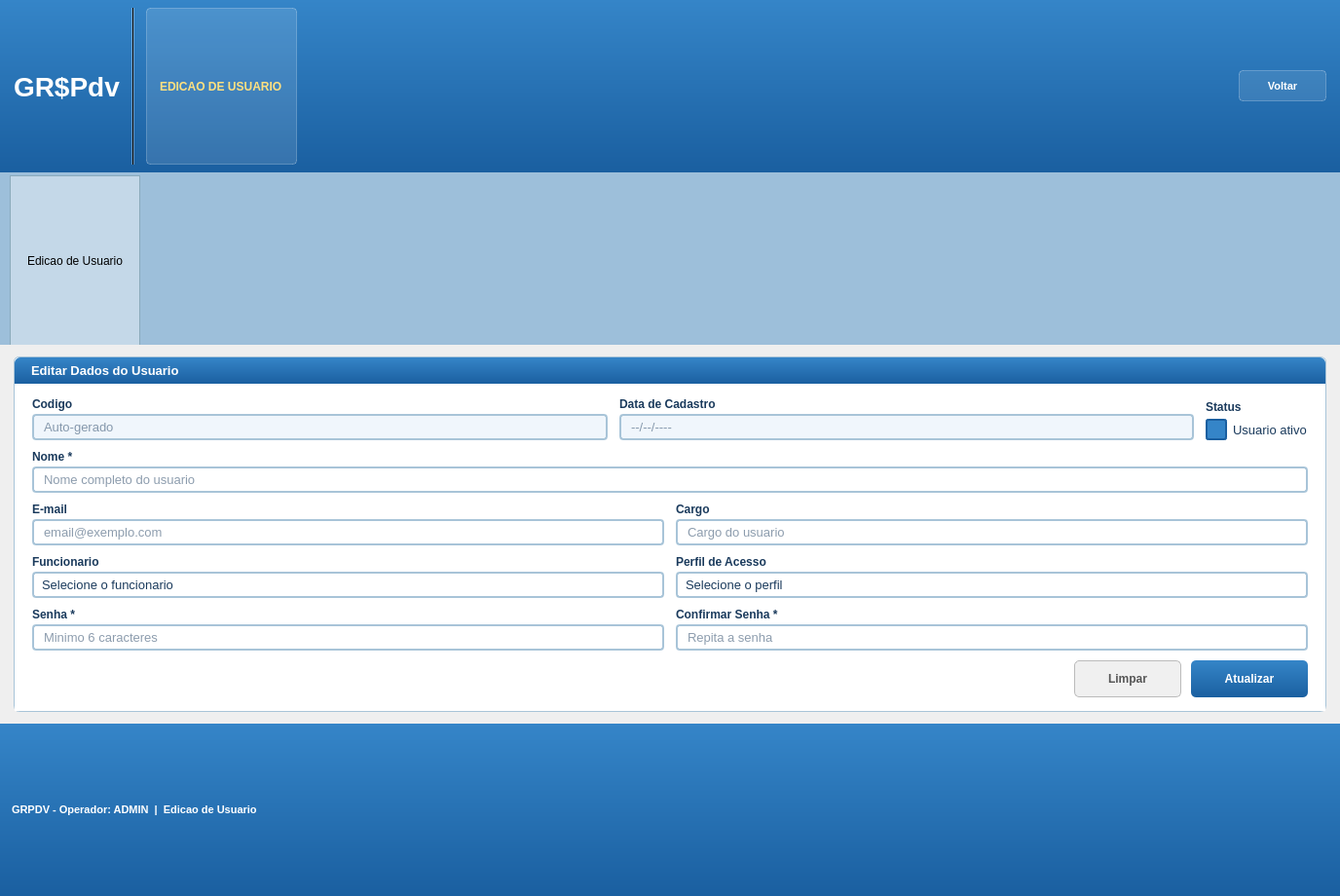
<?xml version="1.0" encoding="UTF-8"?>
<ui version="4.0">
 <class>CadastroUsuario</class>
 <widget class="QWidget" name="CadastroUsuario">
  <property name="geometry">
   <rect>
    <x>0</x>
    <y>0</y>
    <width>1376</width>
    <height>920</height>
   </rect>
  </property>
  <property name="windowTitle">
   <string>GR$Pdv - Edicao de Usuario</string>
  </property>
  <property name="styleSheet">
   <string notr="true">QWidget { font-family: Arial; }</string>
  </property>
  <layout class="QVBoxLayout" name="mainVLayout">
   <property name="spacing"><number>0</number></property>
   <property name="leftMargin"><number>0</number></property>
   <property name="topMargin"><number>0</number></property>
   <property name="rightMargin"><number>0</number></property>
   <property name="bottomMargin"><number>0</number></property>
   <item>
    <widget class="QFrame" name="frameHeader">
     <property name="styleSheet"><string notr="true">QFrame#frameHeader{background:qlineargradient(x1:0,y1:0,x2:0,y2:1,stop:0 #3585c8, stop:1 #1a5fa0);}</string></property>
     <layout class="QHBoxLayout" name="headerHLayout">
      <property name="spacing"><number>12</number></property>
      <property name="leftMargin"><number>14</number></property>
      <property name="topMargin"><number>8</number></property>
      <property name="rightMargin"><number>14</number></property>
      <property name="bottomMargin"><number>8</number></property>
      <item><widget class="QLabel" name="lblLogo"><property name="styleSheet"><string notr="true">color:white;font-size:28px;font-weight:bold;</string></property><property name="text"><string>GR$Pdv</string></property></widget></item>
      <item><widget class="QFrame" name="frameSep"><property name="styleSheet"><string notr="true">background-color:rgba(255,255,255,80);</string></property><property name="frameShape"><enum>QFrame::VLine</enum></property></widget></item>
      <item><widget class="QLabel" name="lblBadge"><property name="styleSheet"><string notr="true">QLabel{background-color:rgba(255,255,255,30);color:#ffe080;font-size:12px;font-weight:bold;border:1px solid rgba(255,255,255,60);border-radius:4px;padding:3px 10px;}</string></property><property name="text"><string>EDICAO DE USUARIO</string></property></widget></item>
      <item><spacer name="headerSpacer"><property name="orientation"><enum>Qt::Horizontal</enum></property><property name="sizeHint" stdset="0"><size><width>40</width><height>10</height></size></property></spacer></item>
      <item><widget class="QPushButton" name="btnVoltar"><property name="minimumSize"><size><width>90</width><height>32</height></size></property><property name="styleSheet"><string notr="true">QPushButton{background-color:rgba(255,255,255,25);color:white;font-size:11px;font-weight:bold;border:1px solid rgba(255,255,255,60);border-radius:4px;padding:4px 12px;}QPushButton:hover{background-color:rgba(255,255,255,40);}QPushButton:pressed{background-color:rgba(255,255,255,15);}</string></property><property name="text"><string>Voltar</string></property></widget></item>
     </layout>
    </widget>
   </item>
   <item>
    <widget class="QFrame" name="frameTabBar">
     <property name="styleSheet"><string notr="true">QFrame#frameTabBar{background-color:#9dbfda;}</string></property>
     <layout class="QHBoxLayout" name="tabHLayout">
      <property name="leftMargin"><number>10</number></property>
      <property name="topMargin"><number>3</number></property>
      <property name="rightMargin"><number>0</number></property>
      <property name="bottomMargin"><number>0</number></property>
      <item><widget class="QLabel" name="lblTab"><property name="styleSheet"><string notr="true">QLabel{background-color:#c4d8e8;border:1px solid #8aaabb;border-bottom:none;padding:1px 14px;font-size:12px;}</string></property><property name="text"><string>Edicao de Usuario</string></property></widget></item>
      <item><spacer name="tabSpacer"><property name="orientation"><enum>Qt::Horizontal</enum></property><property name="sizeHint" stdset="0"><size><width>40</width><height>20</height></size></property></spacer></item>
     </layout>
    </widget>
   </item>
   <item>
    <layout class="QHBoxLayout" name="conteudoHLayout">
     <property name="spacing"><number>12</number></property>
     <property name="leftMargin"><number>14</number></property>
     <property name="topMargin"><number>12</number></property>
     <property name="rightMargin"><number>14</number></property>
     <property name="bottomMargin"><number>12</number></property>
     <item>
      <widget class="QFrame" name="frameFormulario">
       <property name="styleSheet"><string notr="true">QFrame#frameFormulario{background-color:#ffffff;border:1px solid #a8c4d8;border-radius:6px;}</string></property>
       <layout class="QVBoxLayout" name="formVLayout">
        <property name="spacing"><number>0</number></property>
        <property name="leftMargin"><number>0</number></property>
        <property name="topMargin"><number>0</number></property>
        <property name="rightMargin"><number>0</number></property>
        <property name="bottomMargin"><number>0</number></property>
        <item><widget class="QLabel" name="lblFormTitle"><property name="styleSheet"><string notr="true">QLabel{background:qlineargradient(x1:0,y1:0,x2:0,y2:1,stop:0 #3585c8,stop:1 #1a5fa0);color:white;font-size:13px;font-weight:bold;padding:6px 14px;border-top-left-radius:6px;border-top-right-radius:6px;}</string></property><property name="text"><string>Editar Dados do Usuario</string></property></widget></item>
        <item>
         <widget class="QFrame" name="frameCampos">
          <property name="styleSheet"><string notr="true">QFrame#frameCampos{background-color:#ffffff;}</string></property>
          <layout class="QVBoxLayout" name="camposVLayout">
           <property name="spacing"><number>10</number></property>
           <property name="leftMargin"><number>18</number></property>
           <property name="topMargin"><number>14</number></property>
           <property name="rightMargin"><number>18</number></property>
           <property name="bottomMargin"><number>14</number></property>
           <item>
            <layout class="QHBoxLayout" name="row0HLayout">
             <property name="spacing"><number>12</number></property>
             <item><layout class="QVBoxLayout" name="colCodigoVLayout"><property name="spacing"><number>3</number></property><item><widget class="QLabel" name="lblCodigo"><property name="styleSheet"><string notr="true">font-size:12px;font-weight:bold;color:#1a3a5c;</string></property><property name="text"><string>Codigo</string></property></widget></item><item><widget class="QLineEdit" name="lineEditCodigo"><property name="styleSheet"><string notr="true">QLineEdit{background-color:#f0f6fc;border:2px solid #a8c4d8;border-radius:4px;font-size:13px;color:#1a3a5c;padding:3px 8px;}QLineEdit:focus{border-color:#3585c8;background-color:#ffffff;}</string></property><property name="readOnly"><bool>true</bool></property><property name="placeholderText"><string>Auto-gerado</string></property></widget></item></layout></item>
             <item><layout class="QVBoxLayout" name="colDataCadastroVLayout"><property name="spacing"><number>3</number></property><item><widget class="QLabel" name="lblDataCadastro"><property name="styleSheet"><string notr="true">font-size:12px;font-weight:bold;color:#1a3a5c;</string></property><property name="text"><string>Data de Cadastro</string></property></widget></item><item><widget class="QLineEdit" name="lineEditDataCadastro"><property name="styleSheet"><string notr="true">QLineEdit{background-color:#f0f6fc;border:2px solid #a8c4d8;border-radius:4px;font-size:13px;color:#1a3a5c;padding:3px 8px;}QLineEdit:focus{border-color:#3585c8;}</string></property><property name="readOnly"><bool>true</bool></property><property name="placeholderText"><string>--/--/----</string></property></widget></item></layout></item>
             <item><layout class="QVBoxLayout" name="colStatusVLayout"><property name="spacing"><number>3</number></property><item><widget class="QLabel" name="lblStatus"><property name="styleSheet"><string notr="true">font-size:12px;font-weight:bold;color:#1a3a5c;</string></property><property name="text"><string>Status</string></property></widget></item><item><widget class="QCheckBox" name="checkAtivo"><property name="styleSheet"><string notr="true">QCheckBox{font-size:13px;color:#1a3a5c;spacing:6px;}QCheckBox::indicator{width:18px;height:18px;border:2px solid #a8c4d8;border-radius:3px;background:#ffffff;}QCheckBox::indicator:checked{background-color:#3585c8;border-color:#1a5fa0;}</string></property><property name="text"><string>Usuario ativo</string></property><property name="checked"><bool>true</bool></property></widget></item></layout></item>
            </layout>
           </item>
           <item><layout class="QVBoxLayout" name="colNomeVLayout"><property name="spacing"><number>3</number></property><item><widget class="QLabel" name="lblNome"><property name="styleSheet"><string notr="true">font-size:12px;font-weight:bold;color:#1a3a5c;</string></property><property name="text"><string>Nome *</string></property></widget></item><item><widget class="QLineEdit" name="lineEditNome"><property name="styleSheet"><string notr="true">QLineEdit{background-color:#ffffff;border:2px solid #a8c4d8;border-radius:4px;font-size:13px;color:#1a3a5c;padding:3px 8px;}QLineEdit:focus{border-color:#3585c8;}</string></property><property name="placeholderText"><string>Nome completo do usuario</string></property></widget></item></layout></item>
           <item><layout class="QHBoxLayout" name="row1HLayout"><property name="spacing"><number>12</number></property><item><layout class="QVBoxLayout" name="colEmailVLayout"><property name="spacing"><number>3</number></property><item><widget class="QLabel" name="lblEmail"><property name="styleSheet"><string notr="true">font-size:12px;font-weight:bold;color:#1a3a5c;</string></property><property name="text"><string>E-mail</string></property></widget></item><item><widget class="QLineEdit" name="lineEditEmail"><property name="styleSheet"><string notr="true">QLineEdit{background-color:#ffffff;border:2px solid #a8c4d8;border-radius:4px;font-size:13px;color:#1a3a5c;padding:3px 8px;}QLineEdit:focus{border-color:#3585c8;}</string></property><property name="placeholderText"><string>email@exemplo.com</string></property></widget></item></layout></item><item><layout class="QVBoxLayout" name="colCargoVLayout"><property name="spacing"><number>3</number></property><item><widget class="QLabel" name="lblCargo"><property name="styleSheet"><string notr="true">font-size:12px;font-weight:bold;color:#1a3a5c;</string></property><property name="text"><string>Cargo</string></property></widget></item><item><widget class="QLineEdit" name="lineEditCargo"><property name="styleSheet"><string notr="true">QLineEdit{background-color:#ffffff;border:2px solid #a8c4d8;border-radius:4px;font-size:13px;color:#1a3a5c;padding:3px 8px;}QLineEdit:focus{border-color:#3585c8;}</string></property><property name="placeholderText"><string>Cargo do usuario</string></property></widget></item></layout></item></layout></item>
           <item><layout class="QHBoxLayout" name="row2HLayout"><property name="spacing"><number>12</number></property><item><layout class="QVBoxLayout" name="colFuncionarioVLayout"><property name="spacing"><number>3</number></property><item><widget class="QLabel" name="lblFuncionario"><property name="styleSheet"><string notr="true">font-size:12px;font-weight:bold;color:#1a3a5c;</string></property><property name="text"><string>Funcionario</string></property></widget></item><item><widget class="QComboBox" name="comboFuncionario"><property name="styleSheet"><string notr="true">QComboBox{background-color:#ffffff;border:2px solid #a8c4d8;border-radius:4px;font-size:13px;color:#1a3a5c;padding:3px 8px;}QComboBox:focus{border-color:#3585c8;}QComboBox::drop-down{border:none;width:24px;}QComboBox QAbstractItemView{background-color:#ffffff;border:1px solid #a8c4d8;selection-background-color:#3585c8;selection-color:white;font-size:13px;}</string></property><item><property name="text"><string>Selecione o funcionario</string></property></item></widget></item></layout></item><item><layout class="QVBoxLayout" name="colPerfilVLayout"><property name="spacing"><number>3</number></property><item><widget class="QLabel" name="lblPerfilAcesso"><property name="styleSheet"><string notr="true">font-size:12px;font-weight:bold;color:#1a3a5c;</string></property><property name="text"><string>Perfil de Acesso</string></property></widget></item><item><widget class="QComboBox" name="comboPerfilAcesso"><property name="styleSheet"><string notr="true">QComboBox{background-color:#ffffff;border:2px solid #a8c4d8;border-radius:4px;font-size:13px;color:#1a3a5c;padding:3px 8px;}QComboBox:focus{border-color:#3585c8;}QComboBox::drop-down{border:none;width:24px;}QComboBox QAbstractItemView{background-color:#ffffff;border:1px solid #a8c4d8;selection-background-color:#3585c8;selection-color:white;font-size:13px;}</string></property><item><property name="text"><string>Selecione o perfil</string></property></item></widget></item></layout></item></layout></item>
           <item><layout class="QHBoxLayout" name="row3HLayout"><property name="spacing"><number>12</number></property><item><layout class="QVBoxLayout" name="colSenhaVLayout"><property name="spacing"><number>3</number></property><item><widget class="QLabel" name="lblSenha"><property name="styleSheet"><string notr="true">font-size:12px;font-weight:bold;color:#1a3a5c;</string></property><property name="text"><string>Senha *</string></property></widget></item><item><widget class="QLineEdit" name="lineEditSenha"><property name="styleSheet"><string notr="true">QLineEdit{background-color:#ffffff;border:2px solid #a8c4d8;border-radius:4px;font-size:13px;color:#1a3a5c;padding:3px 8px;}QLineEdit:focus{border-color:#3585c8;}</string></property><property name="echoMode"><enum>QLineEdit::Password</enum></property><property name="placeholderText"><string>Minimo 6 caracteres</string></property></widget></item></layout></item><item><layout class="QVBoxLayout" name="colConfSenhaVLayout"><property name="spacing"><number>3</number></property><item><widget class="QLabel" name="lblConfSenha"><property name="styleSheet"><string notr="true">font-size:12px;font-weight:bold;color:#1a3a5c;</string></property><property name="text"><string>Confirmar Senha *</string></property></widget></item><item><widget class="QLineEdit" name="lineEditConfSenha"><property name="styleSheet"><string notr="true">QLineEdit{background-color:#ffffff;border:2px solid #a8c4d8;border-radius:4px;font-size:13px;color:#1a3a5c;padding:3px 8px;}QLineEdit:focus{border-color:#3585c8;}</string></property><property name="echoMode"><enum>QLineEdit::Password</enum></property><property name="placeholderText"><string>Repita a senha</string></property></widget></item></layout></item></layout></item>
           <item><layout class="QHBoxLayout" name="rowButtonsHLayout"><property name="spacing"><number>10</number></property><item><spacer name="btnSpacer"><property name="orientation"><enum>Qt::Horizontal</enum></property><property name="sizeHint" stdset="0"><size><width>20</width><height>10</height></size></property></spacer></item><item><widget class="QPushButton" name="btnLimpar"><property name="minimumSize"><size><width>110</width><height>38</height></size></property><property name="styleSheet"><string notr="true">QPushButton{background-color:#f0f0f0;color:#555555;font-size:12px;font-weight:bold;border:1px solid #bbbbbb;border-radius:5px;padding:5px 14px;}QPushButton:hover{background-color:#e0e0e0;}QPushButton:pressed{background-color:#cccccc;}</string></property><property name="text"><string>Limpar</string></property></widget></item><item><widget class="QPushButton" name="btnSalvar"><property name="minimumSize"><size><width>120</width><height>38</height></size></property><property name="styleSheet"><string notr="true">QPushButton{background:qlineargradient(x1:0,y1:0,x2:0,y2:1,stop:0 #3585c8,stop:1 #1a5fa0);color:white;font-size:12px;font-weight:bold;border:none;border-radius:5px;padding:5px 14px;}QPushButton:hover{background:#2a74b8;}QPushButton:pressed{background:#1a5fa0;}</string></property><property name="text"><string>Atualizar</string></property><property name="shortcut"><string>Return</string></property></widget></item></layout></item>
          </layout>
         </widget>
        </item>
       </layout>
      </widget>
     </item>
    </layout>
   </item>
   <item>
    <widget class="QFrame" name="frameStatusBar">
     <property name="styleSheet"><string notr="true">QFrame#frameStatusBar{background:qlineargradient(x1:0,y1:0,x2:0,y2:1,stop:0 #3585c8,stop:1 #1a5fa0);}</string></property>
     <layout class="QHBoxLayout" name="statusHLayout">
      <property name="leftMargin"><number>12</number></property>
      <property name="rightMargin"><number>12</number></property>
      <item><widget class="QLabel" name="lblStatusBar"><property name="styleSheet"><string notr="true">color:white;font-size:11px;font-weight:bold;</string></property><property name="text"><string>GRPDV - Operador: ADMIN  |  Edicao de Usuario</string></property></widget></item>
      <item><spacer name="statusSpacer"><property name="orientation"><enum>Qt::Horizontal</enum></property><property name="sizeHint" stdset="0"><size><width>40</width><height>10</height></size></property></spacer></item>
     </layout>
    </widget>
   </item>
  </layout>
 </widget>
 <resources/>
 <connections/>
</ui>
